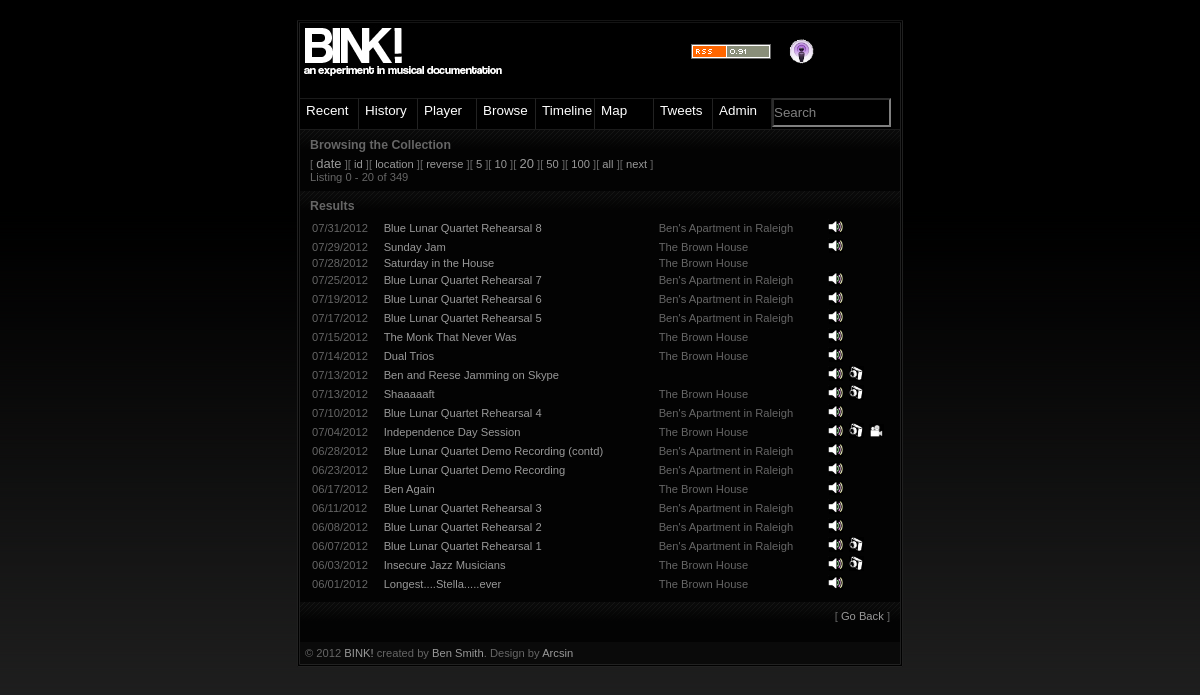
Page /list.php on the committed database.
### tables this page shows
CREATE TABLE `jams` (
  `id` bigint(5) NOT NULL AUTO_INCREMENT,
  `private` int(1) NOT NULL,
  `date` date DEFAULT NULL,
  `title` varchar(50) NOT NULL,
  `notes` varchar(5000) DEFAULT NULL,
  `locid` int(3) DEFAULT NULL,
  `bandid` bigint(4) DEFAULT NULL,
  `defpic` bigint(4) DEFAULT NULL,
  PRIMARY KEY (`id`)
);

CREATE TABLE `locations` (
  `name` varchar(30) NOT NULL,
  `id` int(3) NOT NULL AUTO_INCREMENT,
  `address` varchar(300) DEFAULT NULL,
  `link` varchar(50) DEFAULT NULL,
  `lat` varchar(20) DEFAULT NULL,
  `lon` varchar(20) DEFAULT NULL,
  PRIMARY KEY (`id`)
);

### functions.php (the view, shortened to what this page needs)
<?php
function generateSearchLink($url, $query, $name, $offset, $length, $order, $sort, $bold = "")
{
	if ($bold)
		return "[ <font size=2><a href='$url.php?query=$query&offset=$offset&length=$length&order=$order&sort=$sort'>$name</font></a> ]";
	else
		return "[ <a href='$url.php?query=$query&offset=$offset&length=$length&order=$order&sort=$sort'>$name</a> ]";
}
function getJamsSearch($listmode=0, $query=null, $offset=0, $length=20, $order="date", $sort="desc")
{
	if ($listmode == 3)
	{
		$ret .= "<div class='item'>";
		$columns = "jams.date, jams.id, jams.title, jams.locid";
		$sql = "select distinct $columns from jams, bands where jams.bandid=bands.id and bands.id = $query";
	}
	elseif ($listmode == 0)
	{
		$ret .= "<div class='item'>";
		$ret .= "<h1>Browsing the Collection</h1>";
		$sql = "select * from jams where private=0";
	}
	$result = mysql_query($sql);
	$num = mysql_num_rows($result);
	if ($length == "all")
		$sql = $sql . " order by $order $sort";
	else
		$sql = $sql . " order by $order $sort limit $offset, $length";
	$result = mysql_query($sql);
	$lenbold[$order] = 1;
	if ($listmode == 1)
		$url = "musician";
	elseif ($listmode == 2)
		$url = "search";
	else if ($listmode == 3)
		$url = "band";
	else
		$url = "list";
	$ret .= generateSearchLink($url, $query, "date", $offset, $length, "date", $sort, $lenbold["date"]);
	$ret .= generateSearchLink($url, $query, "id", $offset, $length, "id", $sort, $lenbold["id"]);
	$ret .= generateSearchLink($url, $query, "location", $offset, $length, "locid", $sort, $lenbold["locid"]);
	if ($sort == "desc")
		$ret .= generateSearchLink($url, $query, "reverse", $offset, $length, $order, "asc");
	else
		$ret .= generateSearchLink($url, $query, "forward", $offset, $length, $order, "desc");
	$lenbold[$length] = 1;
	$ret .= generateSearchLink($url, $query, "5", $offset, "5", $order, $sort, $lenbold[5]);
	$ret .= generateSearchLink($url, $query, "10", $offset, "10", $order, $sort, $lenbold[10]);
	$ret .= generateSearchLink($url, $query, "20", $offset, "20", $order, $sort, $lenbold[20]);
	$ret .= generateSearchLink($url, $query, "50", $offset, "50", $order, $sort, $lenbold[50]);
	$ret .= generateSearchLink($url, $query, "100", $offset, "100", $order, $sort, $lenbold[100]);
	$ret .= generateSearchLink($url, $query, "all", $offset, "all", $order, $sort, $lenbold["all"]);
	if ($offset+$length < $num && $length != "all")
		$ret .= generateSearchLink($url, $query, "next", $offset+$length, $length, $order, $sort);
	$ret .= "<br />Listing " . $offset . " - " . ($offset + $length) . " of "  . $num;
	$ret .= "</div><div class='item'><h1>Results</h1>";
	$ret .= "<table width='100%'>";
	while (	$row = mysql_fetch_array($result) )
	{
		$ret .= "<tr>";
		$ret .= "<td>" . fDate($row['date']) . "</td>";
		$ret .= "<td><a href='jam.php?id=" . $row['id'] . "'>";
		$ret .= $row['title'] . "</a></td>";
		$ret .= "<td>" . getEntityByID($row['locid'], "locations") . "</td>";
		$ret .= "<td>" . iconFor("sound", $row['id']) . "</td>";
		$ret .= "<td>" . iconFor("pics", $row['id']) . "</td>";
		$ret .= "<td>" . iconFor("video", $row['id']) . "</td>";
		$ret .= "</tr>";
	}
	$ret .= "</table></div>";
	return $ret;
}
function iconFor($type, $jamid)
{
	if ($type == "sound")
	{
		if(mysql_num_rows(mysql_query("select * from tracks where jamid = $jamid")) > 0)
			return "<img src='img/soundicon.jpg' width=15 />";
		else
			return "&nbsp;";
	}
	if ($type == "pics")
	{
		if(mysql_num_rows(mysql_query("select * from pictures where jamid = $jamid")) > 0)
			return "<img src='img/photoicon.jpg' width=15 />";
		else
			return "&nbsp;";
	}
	if ($type == "video")
	{
		if(mysql_num_rows(mysql_query("select * from video where jamid = $jamid")) > 0)
			return "<img src='img/videoicon.jpg' width=15 />";
		else
			return "&nbsp;";
	}
}
function getEntityByID($id, $table)
{
	$result = mysql_query("select * from $table where id = $id");
	if (mysql_num_rows($result) == 0)
		return "";
	$entity = mysql_fetch_array($result);
	$ret = "";
	if (isset($entity['link']) && $entity['link'] != "" && $entity['link'] != " " && $table != "musicians" && $table != "bands")
	{
		$ret = "<a href='" . $entity['link'] . "'>" . $entity['name'] . "</a>";
	}
	else if ($table == "bands")
	{
		$ret = "<a href='band.php?query=$id'>" . $entity['name'] . "</a>";
	}
	else if ($table == "musicians")
	{
		$ret = "<a href='musician.php?query=$id'>" . $entity['name'] . "</a>";
	}
	else if ($table == "instruments")
	{
		$ret = "<a href='http://en.wikipedia.org/wiki/" . $entity['name'] . "'>" . 	$entity['name'] . "</a>";
	}
	else
	{
		$ret =  $entity['name'];
	}
	return $ret;
}
	?>
<?php
function fDate($date)
{
	return date("m/d/Y", strtotime($date));
}
		?>
<?php
function printSearchBar($m = 0)
{
if ($_GET['query'])
	$q = $_GET['query'];
else
	$q = "Search";
	$ret = "<input type=text style=\"background:black; color: gray; border-color: gray; vertical-align: text-top; width: 115px; height: 25px\" value=\"$q\" onkeydown=\"if (event.keyCode == 13) location='/search.php?query=' + value;\" onClick=\"value='';\" />";
	return $ret;
}
?>
<?php
function printHeader($root=1, $maps=0)
{
if ($root == 0)
{
	$leading = "../";
	$adminStr = "main.php";
}
else
{
	$leading = "";
}
?>
<!DOCTYPE html PUBLIC "-//W3C//DTD XHTML 1.1//EN"
"http://www.w3.org/TR/xhtml11/DTD/xhtml11.dtd">
<html>
<head>
<link rel="stylesheet" type="text/css" href="<?= $leading ?>default.css"/>
</head>
<body onload="initialize();">
<div class="main">
<div class="gfx">
	<table border=0 width="100%">
	<tr>
	<td width="670px"><img src="<?= $leading ?>img/header.jpg" /></td>
	<td width="120px"><a href="<?= $leading ?>feed.php"><img src=<?= $leading ?>img/rss-0.91.gif border=0 /></a></td>
	<td width="30px"><a href="feed.php?podcast=1"><img src=<?= $leading ?>img/podcast.gif border=0 width=25/></a></td><td width="80px">
	 <iframe src="http://www.facebook.com/plugins/like.php?href=http://bink.servemp3.com&colorscheme=dark&width=50&layout=button_count"
        scrolling="no" frameborder="0"
        style="border:none; width:80px; height: 30px"></iframe>
	</td>
	</tr>
	</table>
</div>
	<div class="menu">
		<a href="<?= $leading ?>index.php"><span>Recent</span></a>
		<a href="<?= $leading ?>history.php"><span>History</span></a>
		<a href="<?= $leading ?>player.php"><span>Player</span></a>
		<a href="<?= $leading ?>list.php"><span>Browse</span></a>
 	    <a href="/timeline/"><span>Timeline</span></a>
		<a href="<?= $leading ?>maps.php"><span>Map</span></a>
		<a href="<?= $leading ?>news.php"><span>Tweets</span></a>
 		<a href="/admin/main.php"><span>Admin</span></a>
		<span><?=printSearchBar() ?></span>
	</div>
	<div class="content">
<?php
}
function printFooter()
{
?>
	<div class='item'>
<p align=right>[ <a href='<?= $_SERVER['HTTP_REFERER']?>'>Go Back</a> ]</p></div></div>
	<div class="footer">&copy; 2012 <a href="index.php">BINK!</a> created by <a href="http://bensmith.zapto.org">Ben Smith</a>. Design by <a href="http://arcsin.se">Arcsin</a></div>
</div>
</body>
</html>
<?php
}
?>

### default.css (style rules this page uses)
* { margin: 0; padding: 0; }
a { color: #999; text-decoration: none; }
body { background: #000 url(img/bg.png) repeat-x fixed left bottom; color: #666; margin: 20px 0; text-align: center; font: normal 0.7em sans-serif,Arial; }
.main { background: #000; border: 3px double #EEE; border-color: #141414 #202020 #222 #202020; margin: 20px auto 4px auto; text-align: left; width: 600px; }
.gfx { height: 75px; }
.menu a { background: #000 url(img/bgmenu.png) repeat-x; border-right: 1px solid #222; border-top: 1px solid #1A1A1A; color: #FFFF; font-size: 1.2em; float: left; padding-top: 4px; width: 58px; height: 26px; }
.menu a span { padding-left: 6px; }
.content { border-top: 1px solid #1A1A1A; background: #1A1A1A; clear: both; }
.content h1 { margin: 0 0 4px; font: bold 1.1em sans-serif,Arial; color: #666; }
.content p { margin: 0 0 12px; }
.item { background: #030303 url(img/bgitem.gif) repeat-x; padding: 8px 10px; }
.footer { padding: 5px; background: #0A0A0A; color: #666; }

### rows in the picture
jams: date "07/31/2012", title "Blue Lunar Quartet Rehearsal 8", locid.name "Ben's Apartment in Raleigh"
jams: date "07/29/2012", title "Sunday Jam", locid.name "The Brown House"
jams: date "07/28/2012", title "Saturday in the House", locid.name "The Brown House"
jams: date "07/25/2012", title "Blue Lunar Quartet Rehearsal 7", locid.name "Ben's Apartment in Raleigh"
jams: date "07/19/2012", title "Blue Lunar Quartet Rehearsal 6", locid.name "Ben's Apartment in Raleigh"
jams: date "07/17/2012", title "Blue Lunar Quartet Rehearsal 5", locid.name "Ben's Apartment in Raleigh"
jams: date "07/15/2012", title "The Monk That Never Was", locid.name "The Brown House"
jams: date "07/14/2012", title "Dual Trios", locid.name "The Brown House"
jams: date "07/13/2012", title "Ben and Reese Jamming on Skype"
jams: date "07/13/2012", title "Shaaaaaft", locid.name "The Brown House"
jams: date "07/10/2012", title "Blue Lunar Quartet Rehearsal 4", locid.name "Ben's Apartment in Raleigh"
jams: date "07/04/2012", title "Independence Day Session", locid.name "The Brown House"
jams: date "06/28/2012", title "Blue Lunar Quartet Demo Recording (contd)", locid.name "Ben's Apartment in Raleigh"
jams: date "06/23/2012", title "Blue Lunar Quartet Demo Recording", locid.name "Ben's Apartment in Raleigh"
jams: date "06/17/2012", title "Ben Again", locid.name "The Brown House"
jams: date "06/11/2012", title "Blue Lunar Quartet Rehearsal 3", locid.name "Ben's Apartment in Raleigh"
jams: date "06/08/2012", title "Blue Lunar Quartet Rehearsal 2", locid.name "Ben's Apartment in Raleigh"
jams: date "06/07/2012", title "Blue Lunar Quartet Rehearsal 1", locid.name "Ben's Apartment in Raleigh"
jams: date "06/03/2012", title "Insecure Jazz Musicians", locid.name "The Brown House"
jams: date "06/01/2012", title "Longest....Stella.....ever", locid.name "The Brown House"

### other values in the picture
$name "date 20"
$name "id location reverse 5 10 50 100 all next"
$offset "0"
$offset + $length "20"
$num "349"
